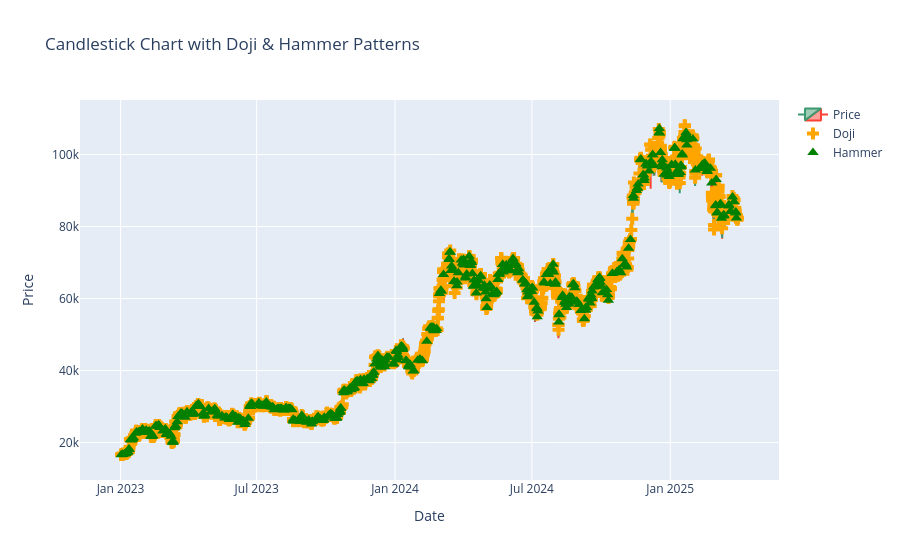

Notebook cell for this chart:
### Code cell
import pandas as pd

df = pd.read_csv('bitcoin_data.csv')

df['timestamp'] = pd.to_datetime(df['timestamp'])
df.sort_values('timestamp', inplace=True)

# TA-Lib pattern recognition
df['CDLDOJI'] = talib.CDLDOJI(df['open'], df['high'], df['low'], df['close'])
df['CDLHAMMER'] = talib.CDLHAMMER(df['open'], df['high'], df['low'], df['close'])

# Filtering pattern signals
doji_signals = df[df['CDLDOJI'] != 0]
hammer_signals = df[df['CDLHAMMER'] != 0]

# Plotting candlestick chart
fig = go.Figure(data=[
    go.Candlestick(
        x=df['timestamp'],
        open=df['open'],
        high=df['high'],
        low=df['low'],
        close=df['close'],
        name='Price'
    ),
    go.Scatter(
        x=doji_signals['timestamp'],
        y=doji_signals['close'],
        mode='markers',
        marker=dict(color='orange', size=10, symbol='cross'),
        name='Doji'
    ),
    go.Scatter(
        x=hammer_signals['timestamp'],
        y=hammer_signals['close'],
        mode='markers',
        marker=dict(color='green', size=10, symbol='triangle-up'),
        name='Hammer'
    )
])

fig.update_layout(
    title='Candlestick Chart with Doji & Hammer Patterns',
    xaxis_title='Date',
    yaxis_title='Price',
    xaxis_rangeslider_visible=False
)

fig.show()

### Figure 1 — Plotly figure (JSON) as saved in the notebook; plotly's stock layout.template omitted (floating-point values rounded to 4 significant figures; data arrays with more than 128 entries replaced by an {"elided": "..."} marker saying what was removed)
{"data": [{"close": {"elided": "19704 float values"}, "high": {"elided": "19704 float values"}, "low": {"elided": "19704 float values"}, "name": "Price", "open": {"elided": "19704 float values"}, "type": "candlestick", "x": {"elided": "19704 str values"}}, {"marker": {"color": "orange", "size": 10, "symbol": "cross"}, "mode": "markers", "name": "Doji", "type": "scatter", "x": {"elided": "3078 str values"}, "y": {"elided": "3078 float values"}}, {"marker": {"color": "green", "size": 10, "symbol": "triangle-up"}, "mode": "markers", "name": "Hammer", "type": "scatter", "x": {"elided": "602 str values"}, "y": {"elided": "602 float values"}}], "layout": {"title": {"text": "Candlestick Chart with Doji & Hammer Patterns"}, "xaxis": {"rangeslider": {"visible": false}, "title": {"text": "Date"}}, "yaxis": {"title": {"text": "Price"}}}}
